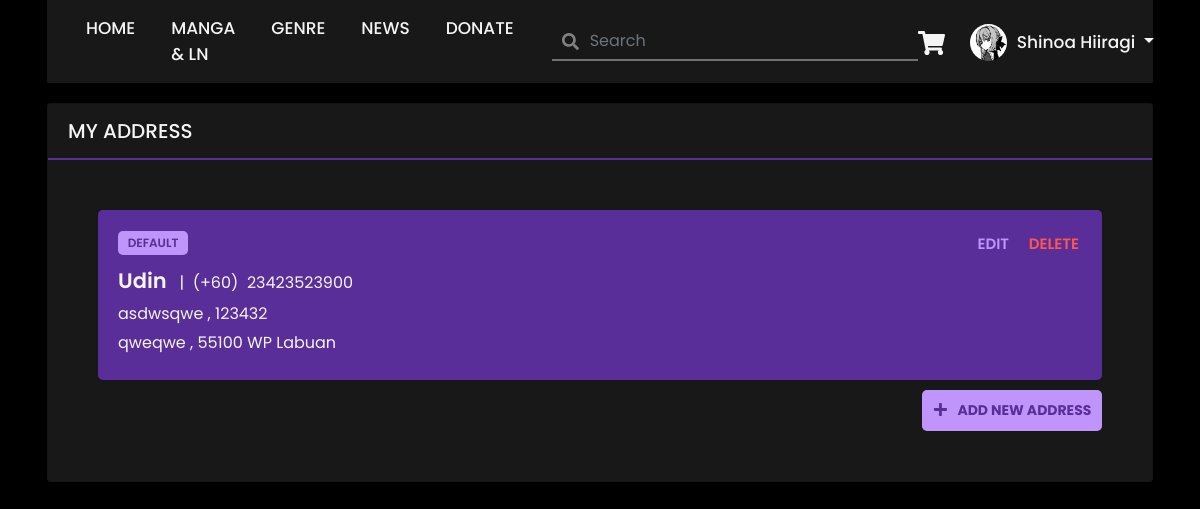
The app's page /address.php (signed in) with its own data.
### tables this page shows
CREATE TABLE IF NOT EXISTS `user` (
  `username` varchar(25) NOT NULL,
  `user_fullname` varchar(255) NOT NULL,
  `user_email` varchar(255) NOT NULL,
  `user_password` varchar(255) NOT NULL,
  `bio` varchar(255) NOT NULL,
  `user_image` varchar(255) NOT NULL,
  `user_type` varchar(5) NOT NULL,
  `yomi_tokens` int NOT NULL,
  `register_date` datetime NOT NULL,
  PRIMARY KEY (`username`)
);

CREATE TABLE IF NOT EXISTS `addresses` (
  `address_id` int NOT NULL AUTO_INCREMENT,
  `fullname` varchar(255) NOT NULL,
  `phone_number` varchar(11) NOT NULL,
  `street` varchar(255) NOT NULL,
  `floor_unit` varchar(255) NOT NULL,
  `town_city` varchar(255) NOT NULL,
  `state_region` varchar(255) NOT NULL,
  `postcode` varchar(5) NOT NULL,
  `username` varchar(25) NOT NULL,
  `mode` varchar(10) NOT NULL,
  PRIMARY KEY (`address_id`)
);

### address.php (the view, shortened to what this page needs)
<!DOCTYPE html>
<?php
if (isset($_SESSION["username"])) {
?>
    <html lang="en">
    <head>
        <link rel="stylesheet" href="https://cdnjs.cloudflare.com/ajax/libs/twitter-bootstrap/4.5.3/css/bootstrap.min.css" />
        <link rel="stylesheet" href="https://cdnjs.cloudflare.com/ajax/libs/bootstrap-select/1.13.18/css/bootstrap-select.min.css" />
        <link href="css/userHomepage.css?V=1" rel="stylesheet">
    </head>
    <?php
    $host = "localhost";
    $userid = "root";
    $pass = "";
    $database = "yomi";
    $link = mysqli_connect($host, $userid, $pass, $database);
    $query1 = "SELECT * FROM user WHERE username = '" . $_SESSION["username"] . "'";
    $result1 = mysqli_query($link, $query1);
    while ($row1 = mysqli_fetch_array($result1, MYSQLI_BOTH)) {
    ?>
        <body>
            <nav class="navbar navbar-expand-md navbar-custom sticky-top">
                <div class="container-fluid">
                    <ul class="navbar-nav ml-auto">
                        <li class="nav-item"> <a class="nav-link" href="userHomepage.php">HOME</a> </li>
                        <li class="nav-item"> <a class="nav-link" href="mangaln.php">MANGA & LN</a> </li>
                        <li class="nav-item"> <a class="nav-link" href="genre.php">GENRE</a> </li>
                        <li class="nav-item"> <a class="nav-link" href="news.php">NEWS</a> </li>
                        <li class="nav-item"> <a class="nav-link" href="donate.php">DONATE</a> </li>
                    </ul>
                    <form action="search.php" method="POST" class="form-inline my-2 my-lg-0">
                        <div class="searchNav">
                            <span class="fa fa-search form-control-feedback"></span>
                            <input type="search" class="form-control" placeholder="Search" name="Search" style="min-height: 38px;">
                        </div>
                    </form>
                    <div class="collapse navbar-collapse" id="navbarResponsive">
                        <ul class="navbar-nav ml-auto">
                            <span class="cart" id="pover-card" data-toggle="popover" data-trigger="focus" data-placement="bottom" tabindex="-1">
                                <i class="fa fa-shopping-cart"></i>
                            </span>
                            <img src="<?php echo $row1['user_image'] ?>" class="rounded-circle" width="37" height="37" style="margin-top:2px;object-fit:cover;">
                            <li class="dropdown"> <a class="dropdown-toggle" data-toggle="dropdown" href="#"> <?php echo $row1['user_fullname'] ?> <span class="caret"></span></a>
                            </li>
                        </ul>
                    </div>
                </div>
            </nav>
            <div class="container-fluid" style="padding:0;margin-top:20px;">
                <div class="card">
                    <div class="card-header" style="background-color:#181818;border-bottom:2px solid #5A2E98">
                        <p style="margin:0;font-size:20px;font-weight:500;color:#F5F5F5">MY ADDRESS</p>
                    </div>
                    <div class="card-body" style="padding:50px;min-height:300px;">
                        <?php
                        $query2 = "SELECT * FROM addresses WHERE username = '" . $_SESSION["username"] . "' AND mode = 'default'";
                        $result2 = mysqli_query($link, $query2);
                        $query3 = "SELECT * FROM addresses WHERE username = '" . $_SESSION["username"] . "' AND mode != 'default' ORDER BY address_id ASC";
                        $result3 = mysqli_query($link, $query3);
                        if (mysqli_num_rows($result3) == 0 && mysqli_num_rows($result2) == 0) { ?>
                            <div class="noAddress">
                                <p>You dont have any addresses yet.</p>
                            </div>
                            <?php
                        } else {
                            while ($row2 = mysqli_fetch_array($result2, MYSQLI_BOTH)) {
                                if (empty($row2['floor_unit'])) {
                            ?>
                                    <div class="default-address">
                                        <span class="default-tag">DEFAULT</span>
                                        <button class="edit-address" data-toggle="modal" data-target="#EditAddressModal<?php echo $row2['address_id']; ?>">EDIT</button>
                                        <button class="delete-address" data-toggle="modal" data-target="#DeleteAddressModal<?php echo $row2['address_id']; ?>">DELETE</button>
                                        <p><span style="font-weight:600;font-size:21px"><?php echo $row2['fullname'] ?></span>&nbsp&nbsp&nbsp|&nbsp&nbsp(+60)&nbsp&nbsp<?php echo $row2['phone_number'] ?></p>
                                        <p><?php echo $row2['street'] ?></p>
                                        <p><?php echo $row2['town_city'] ?>&nbsp,&nbsp<?php echo $row2['postcode'] ?>&nbsp<?php echo $row2['state_region'] ?></p>
                                    </div>
                                <?php } else { ?>
                                    <div class="default-address">
                                        <span class="default-tag">DEFAULT</span>
                                        <button class="edit-address" data-toggle="modal" data-target="#EditAddressModal<?php echo $row2['address_id']; ?>">EDIT</button>
                                        <button class="delete-address" data-toggle="modal" data-target="#DeleteAddressModal<?php echo $row2['address_id']; ?>">DELETE</button>
                                        <p><span style="font-weight:600;font-size:21px"><?php echo $row2['fullname'] ?></span>&nbsp&nbsp&nbsp|&nbsp&nbsp(+60)&nbsp&nbsp<?php echo $row2['phone_number'] ?></p>
                                        <p><?php echo $row2['street'] ?>&nbsp,&nbsp<?php echo $row2['floor_unit'] ?></p>
                                        <p><?php echo $row2['town_city'] ?>&nbsp,&nbsp<?php echo $row2['postcode'] ?>&nbsp<?php echo $row2['state_region'] ?></p>
                                    </div>
                                <?php
                                }
                                ?>
                                <?php
                            }
                                ?>
                        <?php
                        }
                        ?>
                        <button class="btn-tertiary addAddress" data-toggle="modal" data-target="#AddAddressModal"><i class="fa fa-plus"></i>ADD NEW ADDRESS</button>
                    </div>
                </div>
            </div>
        <?php
    }
        ?>
        </body>
    </html>
<?php
} else {
    header("Location:login.php");
}
?>

### css/userhomepage.css (style rules this page uses)
html, body { height: 100%; width: 100%; font-family: 'Poppins', sans-serif; color: #AAAAAA; background-color: #000000; padding-left: 2%; padding-right: 2%; }
a { color: #F5F5F5; }
.card { background-color: #181818; }
.card-header { background-color: #5A2E98; color: #F5F5F5; font-size: 20px; font-weight: 500; border-radius: 5px; }
.fa-search { color: rgb(129, 129, 129); }
.btn-tertiary { color: #5A2E98; font-size: 14px; font-weight: bold; background: #BF95FC; border: none; border-radius: 5px; box-shadow: none; transition: 0.3s ease-in-out; margin-left: 3px; width: 120px; padding: 5px; cursor: pointer; }
.fa-plus { font-size: 20px; padding-top: 2px; }
.navbar { font-family: 'Poppins', sans-serif; font-size: 17px; -webkit-box-shadow: 0 5px 10px -9px #000000; -moz-box-shadow: 0 5px 10px -9px #000000; box-shadow: 0 5px 10px -9px #000000; }
.navbar-custom { background-color: #181818; }
.searchNav { width: 100%; margin-left: 10px; padding-right: 0px; }
.searchNav .form-control { color: #F5F5F5 !important; padding-left: 2.375rem; background-color: transparent; border-bottom: 2px solid #707070 !important; border-radius: 0; }
.searchNav .form-control-feedback { position: absolute; z-index: 2; display: block; width: 2.375rem; height: 2.375rem; line-height: 2.375rem; text-align: center; pointer-events: none; color: #aaa; }
.navbar-nav li { padding-right: 20px; }
nav .navbar-nav li a { color: #F5F5F5 !important; font-weight: 500; }
.navbar-nav img { margin-top: 5px; }
.dropdown { padding-top: 8px; padding-left: 10px; }
.cart { margin-top: 4px; margin-right: 10px; position: relative; }
.cart i { color: #F5F5F5; font-size: 24px; margin-right: 15px; }
.default-address { background-color: #5A2E98; padding: 20px; border-radius: 5px; width: 100%; margin-bottom: 10px; position: relative; }
.default-address p { color: #F5F5F5; margin-bottom: 5px; }
.default-tag { display: inline-block; background-color: #BF95FC; font-size: 12px; color: #5A2E98; font-weight: 600; text-align: center; border-radius: 5px; padding: 3px; width: 70px; margin-bottom: 10px; }
.addAddress { width: 180px !important; padding: 10px !important; float: right; }
.addAddress .fa-plus { font-size: 17px; color: #5A2E98; margin-right: 10px; transition: 0.3s ease-in-out; }
.edit-address { font-size: 15px; font-weight: 600; color: #BF95FC; position: absolute; right: 0; margin-right: 90px; margin-top: 0px; border: none; background-color: transparent; width: auto; padding: 3px; }
.delete-address { font-size: 15px; font-weight: 600; color: #ff574d; position: absolute; right: 0; margin-right: 20px; margin-top: 0px; border: none; background-color: transparent; width: auto; padding: 3px; }
:root { --form-control-color: #BF95FC; }
*, *:before, *:after { box-sizing: border-box; }
.form-control { color: #F5F5F5 !important; background-color: #181818; min-height: 41px; box-shadow: none; border: 2px solid #707070; border-right: 0px solid; border-left: 0px solid; border-top: 0px solid; border-radius: 0; }

### records on screen
user: user_image (picture), user_fullname "Shinoa Hiiragi"
addresses: fullname "Udin", phone_number "23423523900", street "asdwsqwe", floor_unit "123432", town_city "qweqwe", postcode "55100", state_region "WP Labuan"
